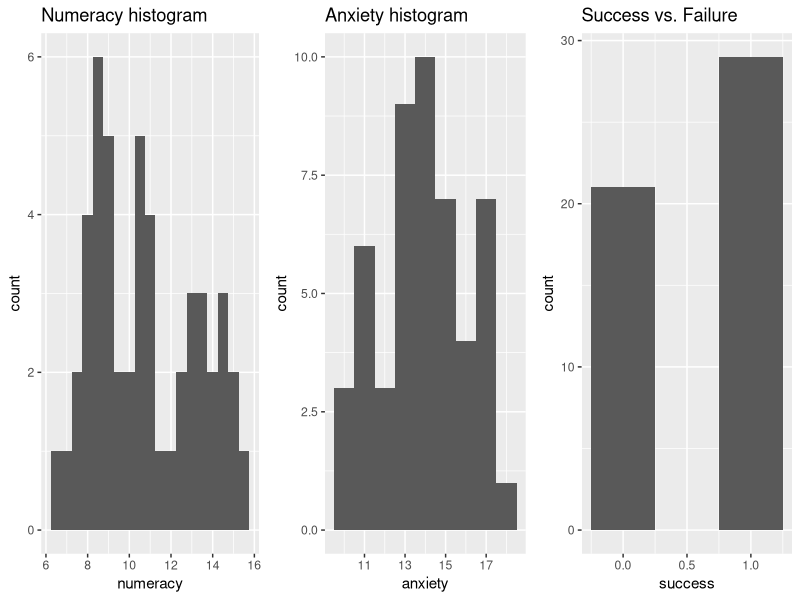
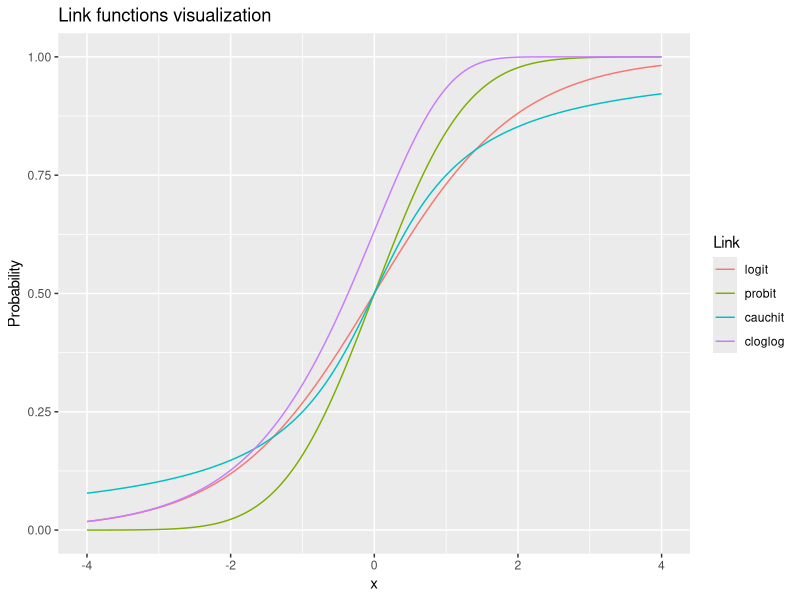
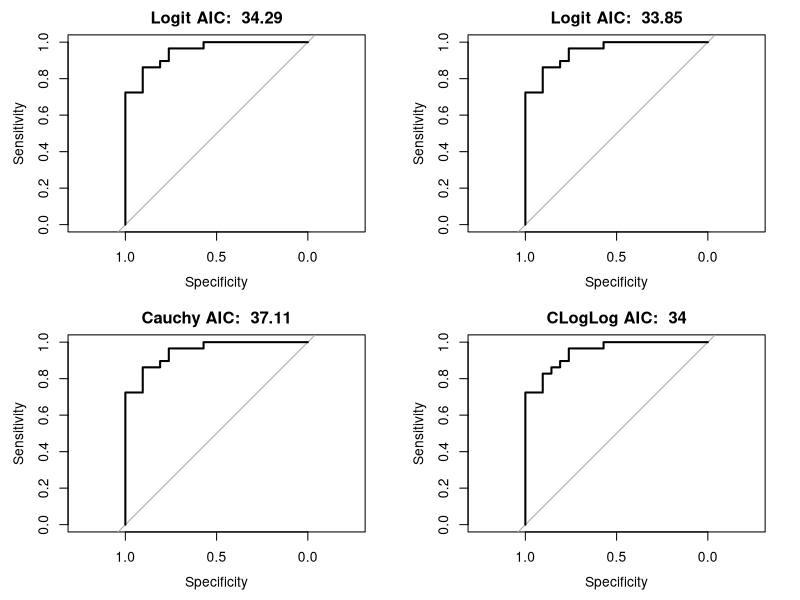

Here is the R script that generated these plots, in order:
## ---- chunk 1
knitr::opts_chunk$set

library(ggplot2)
library(gridExtra)
library(pROC)
library(VGAM)
library(reshape2)
## ---- chunk 2
data <- structure(list(numeracy = c(6.6, 7.1, 7.3, 7.5, 7.9, 7.9, 8,
                                 8.2, 8.3, 8.3, 8.4, 8.4, 8.6, 8.7, 8.8, 8.8, 9.1, 9.1, 9.1, 9.3,
                                 9.5, 9.8, 10.1, 10.5, 10.6, 10.6, 10.6, 10.7, 10.8, 11, 11.1,
                                 11.2, 11.3, 12, 12.3, 12.4, 12.8, 12.8, 12.9, 13.4, 13.5, 13.6,
                                 13.8, 14.2, 14.3, 14.5, 14.6, 15, 15.1, 15.7), 
                    anxiety = c(13.8, 14.6, 17.4, 14.9, 13.4, 13.5, 13.8, 16.6, 13.5, 15.7, 13.6, 14,
                                16.1, 10.5, 16.9, 17.4, 13.9, 15.8, 16.4, 14.7, 15, 13.3, 10.9,
                                12.4, 12.9, 16.6, 16.9, 15.4, 13.1, 17.3, 13.1, 14, 17.7, 10.6,
                                14.7, 10.1, 11.6, 14.2, 12.1, 13.9, 11.4, 15.1, 13, 11.3, 11.4,
                                10.4, 14.4, 11, 14, 13.4), 
                    success = c(0L, 0L, 0L, 1L, 0L, 1L, 0L, 0L, 1L, 0L, 1L, 1L, 0L, 1L, 0L, 0L, 0L, 0L, 0L, 1L, 0L, 0L,
                                1L, 1L, 1L, 0L, 0L, 0L, 1L, 0L, 1L, 0L, 0L, 1L, 1L, 1L, 1L, 1L,
                                1L, 1L, 1L, 1L, 1L, 1L, 1L, 1L, 1L, 1L, 1L, 1L)), 
                 .Names = c("numeracy", "anxiety", "success"), row.names = c(NA, -50L), class = "data.frame")
data_df <- as.data.frame(data)
## ---- chunk 3
par(mfrow=c(3,1))
g1 <- ggplot(data_df) + geom_histogram(aes(x=numeracy), binwidth = 0.5) + ggtitle("Numeracy histogram")
g2 <- ggplot(data_df) + geom_histogram(aes(x=anxiety), binwidth = 1) + ggtitle("Anxiety histogram") 
g3 <- ggplot(data_df) + geom_histogram(aes(x=success), binwidth = 0.5) + ggtitle("Success vs. Failure")
grid.arrange(g1, g2, g3, nrow = 1)
## ---- chunk 4
model_logit <- glm(success ~ numeracy + anxiety, data=data_df ,family=binomial)
summary(model_logit)
## ---- chunk 5
model_coefs<- model_logit$coefficients
model_res <- sum(c(1, 10, 13) * model_coefs)
estimated_p <- exp(model_res) / (1 + exp(model_res))
print(paste('Manually estimated probability for numeracy=13, anxiety=10: ', round(estimated_p, 5)))
## ---- chunk 6
pred_logit <- predict(model_logit, data.frame(anxiety=13, numeracy=c(10)), type="response")
print(paste('Automatically estimated probability for numeracy=13, anxiety=10: ', round(pred_logit, 5)))
## ---- chunk 7
model_probit <- glm(success ~ numeracy + anxiety, data=data_df ,family=binomial(link="probit"))
summary(model_probit)
## ---- chunk 8
pred_probit <- predict(model_probit, data.frame(anxiety=13, numeracy=c(10)), type="response")
print(paste('Automatically estimated probability for numeracy=13, anxiety=10: ', round(pred_probit, 5)))
## ---- chunk 9
model_cauchit <- glm(success ~ numeracy + anxiety, data=data_df ,family=binomial(link="cauchit"))
summary(model_cauchit)
## ---- chunk 10
pred_cauchit <- predict(model_cauchit, data.frame(anxiety=13, numeracy=c(10)), type="response")
print(paste('Automatically estimated probability for numeracy=13, anxiety=10: ', round(pred_cauchit, 5)))
## ---- chunk 11
model_cloglog <- glm(success ~ numeracy + anxiety, data=data_df ,family=binomial(link="cloglog"))
summary(model_cloglog)
## ---- chunk 12
pred_cloglog <- predict(model_cloglog, data.frame(anxiety=13, numeracy=c(10)), type="response")
print(paste('Automatically estimated probability for numeracy=13, anxiety=10: ', round(pred_cloglog, 5)))
## ---- chunk 13
model_names <- c("logit", "probit", "cauchit", "cloglog")
aic_v <- c(AIC(model_logit), AIC(model_probit), AIC(model_cauchit), AIC(model_cloglog))
deviance <- c(model_logit$deviance, model_probit$deviance, model_cauchit$deviance, model_cloglog$deviance)
names(aic_v) <- model_names
names(deviance) <- model_names
comparison_df <- data.frame(AIC=aic_v, Deviance=deviance)
comparison_df
## ---- chunk 14
args = seq(-4, 4, by=0.01)
logit_y <- logitlink(args, inverse=TRUE)
probit_y <- probitlink(args, inverse=TRUE)
cauchit_y <- cauchitlink(args, inverse=TRUE)
cloglog_y <- clogloglink(args, inverse=TRUE)

link_funcs_ds <- data.frame(x=args, logit=logit_y, probit=probit_y, cauchit=cauchit_y, cloglog=cloglog_y)
link_funcs_ds.melted <- melt(link_funcs_ds, id = c("x"))
colnames(link_funcs_ds.melted) <- c("x", "Link", "Probability")

p <- ggplot(link_funcs_ds.melted, aes(x=x, y=Probability)) +
     geom_line(aes(color=Link)) +
     ggtitle("Link functions visualization")
plot(p)
## ---- chunk 15
test_prob_logit = predict(model_logit, newdata = data_df, type = "response")
test_prob_probit = predict(model_probit, newdata = data_df, type = "response")
test_prob_cauchit = predict(model_cauchit, newdata = data_df, type = "response")
test_prob_cloglog = predict(model_cloglog, newdata = data_df, type = "response")

test_roc_logit = roc(data_df$success ~ test_prob_logit, plot = FALSE, print.auc = TRUE)
test_roc_probit = roc(data_df$success ~ test_prob_probit, plot = FALSE, print.auc = TRUE)
test_roc_cauchy = roc(data_df$success ~ test_prob_cauchit, plot = FALSE, print.auc = TRUE)
test_roc_cloglog = roc(data_df$success ~ test_prob_cloglog, plot = FALSE, print.auc = TRUE)

par(mfrow=c(2,2))
plot(test_roc_logit, main=paste("Logit AIC: ", round(AIC(model_logit), 2)))
plot(test_roc_probit, main=paste("Logit AIC: ", round(AIC(model_probit), 2)))
plot(test_roc_cauchy, main=paste("Cauchy AIC: ", round(AIC(model_cauchit), 2)))
plot(test_roc_cloglog, main=paste("CLogLog AIC: ", round(AIC(model_cloglog), 2)))
